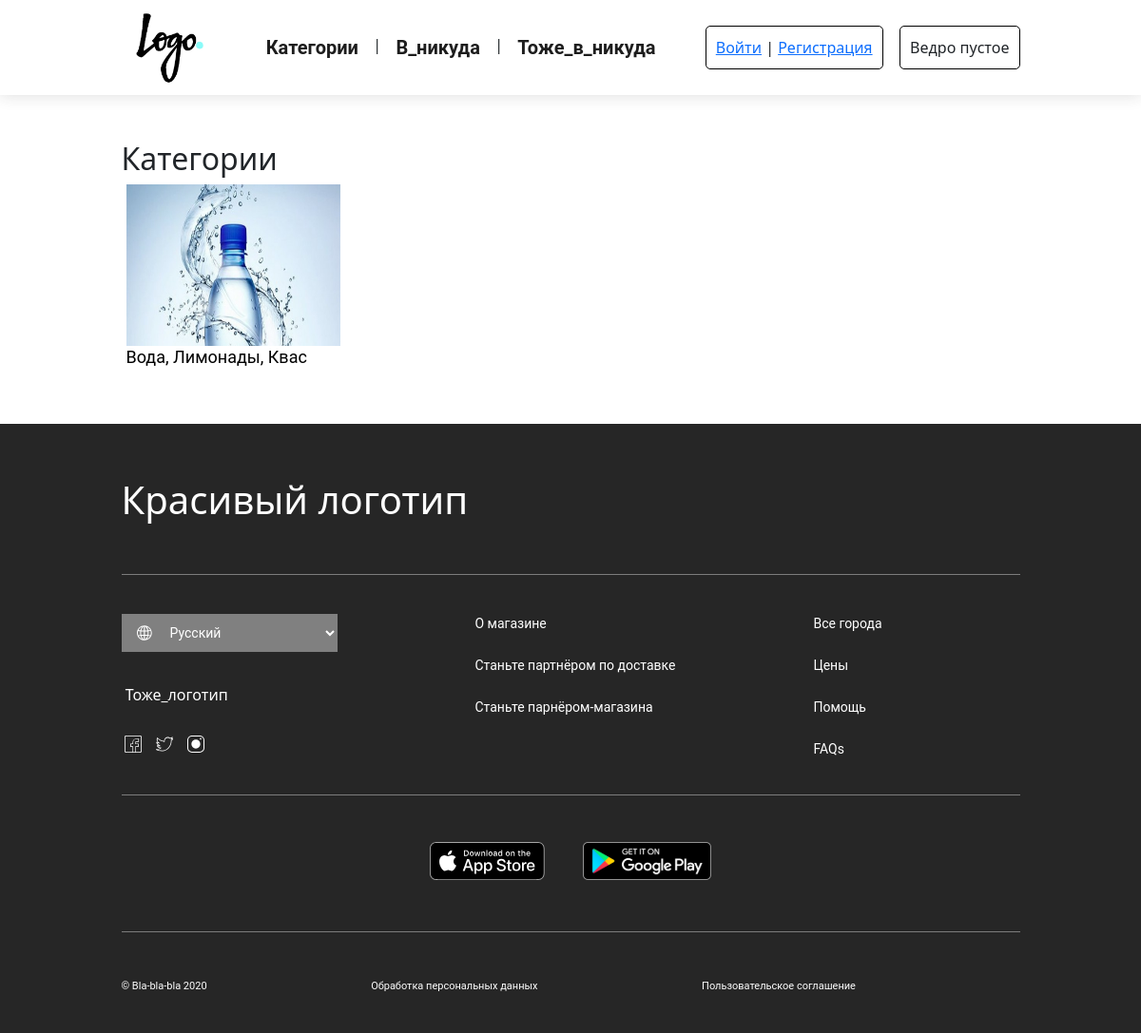
The page /category/ on the database its author committed.
### main/models.py (models this page shows, shortened)
class Category(models.Model):
    title = models.CharField(max_length=150, verbose_name='Название категории')
    slug = models.SlugField(max_length=150, unique=True, verbose_name='Слаг')
    photo = models.ImageField(upload_to='category_photos/', verbose_name='Фото')
    is_published = models.BooleanField(default=True, verbose_name='Публикация')
    views = models.IntegerField(default=0, verbose_name='Просмотры')
    class Meta:
        verbose_name = "Категория"
        verbose_name_plural = "Категории"
        ordering = ['title']

### main/views.py (the view)
# urls.py: path('category/', categories, name='categories'),
def categories(request):
    all_categories = Category.objects.annotate(x=Count('product')).filter(x__gt=0)
    context = {'all_categories': all_categories}
    return render(request, 'main/categories.html', context)

### cart/cart.py (called while the page is built)
    def __len__(self):
        return sum(item['quantity'] for item in self.cart.values())

### cart/context_processors/cart_context_processor.py (called while the page is built)
def cart(request):
    cart = Cart(request)
    context = {'cart': cart}
    return context

### main/templates/main/categories.html (shortened to what this page needs)
{% extends "base.html" %}
{% load static %}
{% block for_connect_another %}<link rel="stylesheet" href="{% static 'main/css/caregories.css' %}">{% endblock%}
{% block content %}
<br>
<h2>Категории</h2>
<div class="categories_categories">
  {% for category in all_categories %}
    <div class="categories_category">
        <a href="/category/{{ category.slug }}">
        <div>
            <img src="{{ category.photo.url }}" alt="">
        </div>
        <div class="categories_title">{{category.title}}</div>
        </a>
    </div>
  {% endfor %}
</div>
{% endblock%}

### internet_shop/static/css/base.css (style rules this page uses)
body { margin: 0px; }

### main/static/main/css/caregories.css (style rules this page uses)
.categories_categories { display: flex; flex-direction: row; flex-wrap: wrap; }
.categories_category { width: 23.9%; margin: 0px 5px; margin-bottom: 10px; font-family: Roboto; font-style: normal; font-weight: normal; }
.categories_category a { text-decoration: none; color: black; }
.categories_category img { height: 170px; width: 100%; }
.categories_category .categories_title { font-size: 18px; line-height: 24px; }

### rows shown on the page
Category: photo (picture), title "Вода, Лимонады, Квас"
